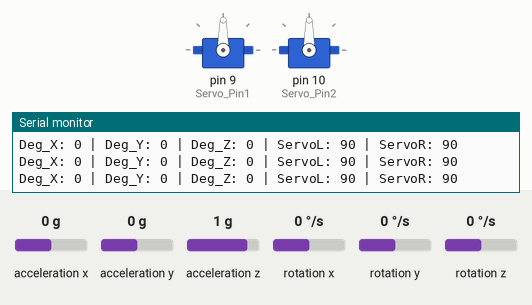
The sketch below on a simulated Arduino Uno, built with avr-gcc and run on an emulated ATmega328P. On the bench: 2 × servo, the last lines printed to the serial monitor. Inputs (shaded band) come from the test bench; at power-on: acceleration x 0 g, acceleration y 0 g, acceleration z 1 g, rotation x 0 °/s, rotation y 0 °/s, rotation z 0 °/s.

Above: at 1.2 s.
1.3 s: acceleration x set to -1.4 g
At 2.5 s:
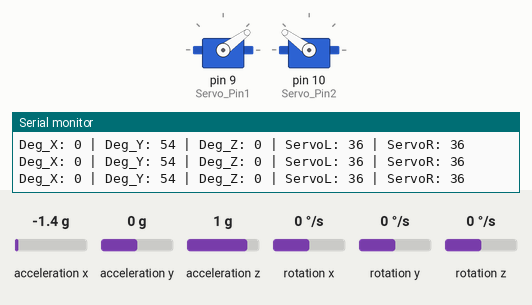
2.8 s: acceleration y set to -1.4 g
At 3.9 s:
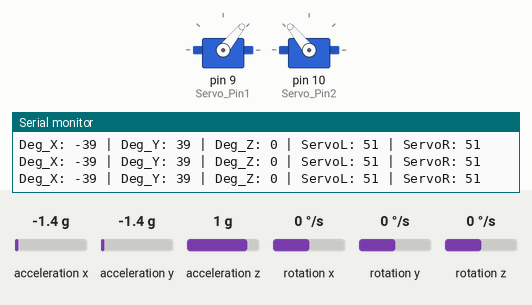
4.3 s: acceleration x set to 0.8 g
At 4.8 s:
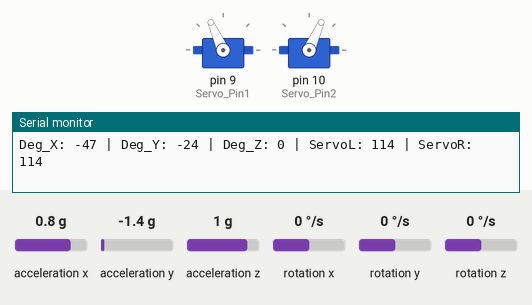
5.8 s: acceleration y set to 0 g
At 7.0 s:
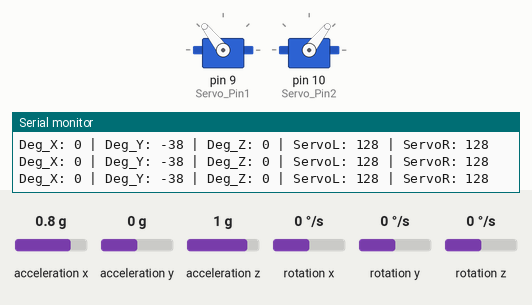
7.3 s: acceleration z set to 0 g
At 8.5 s:
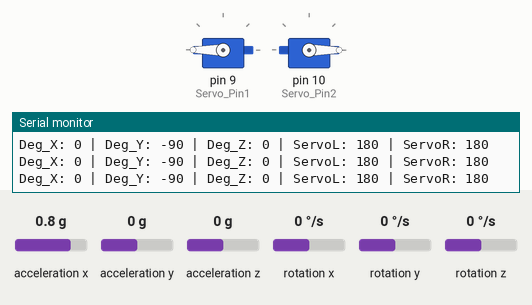
8.8 s: acceleration x set to -0.8 g
At 9.3 s:
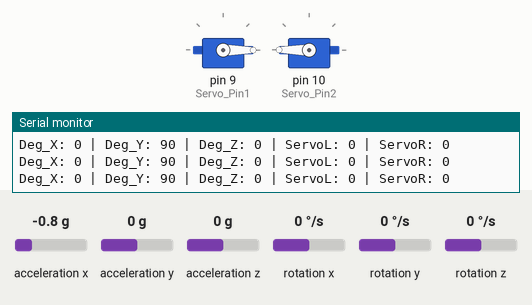
Timing chart, 0 to 11.3 s (numbered marks = the images above; inputs shaded):
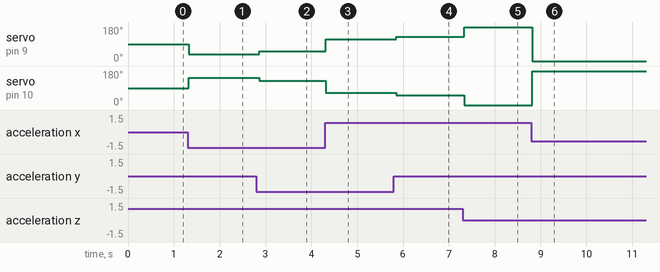

Measured:
- after the input at 1.3 s, servo on pin 9 (Servo_Pin1): 90° → 36° at once; servo on pin 10 (Servo_Pin2): 90° → 144° at once
- after the input at 2.8 s, servo on pin 9 (Servo_Pin1): 36° → 51° after 0.06 s; servo on pin 10 (Servo_Pin2): 144° → 129° after 0.06 s
- after the input at 4.3 s, servo on pin 9 (Servo_Pin1): 51° → 114° at once; servo on pin 10 (Servo_Pin2): 129° → 66° at once
- after the input at 5.8 s, servo on pin 9 (Servo_Pin1): 114° → 128° after 0.05 s; servo on pin 10 (Servo_Pin2): 66° → 52° after 0.05 s
- after the input at 7.3 s, servo on pin 9 (Servo_Pin1): 128° → 180° at once; servo on pin 10 (Servo_Pin2): 52° → 0° at once
- after the input at 8.8 s, servo on pin 9 (Servo_Pin1): 180° → 0° at once; servo on pin 10 (Servo_Pin2): 0° → 180° at once

The sketch:

projectservo.ino
```cpp
#include <Servo.h>
#include <MPU6050_tockn.h>
#include <Wire.h>

//MPU6050 객체 선언
MPU6050 mpu6050(Wire);

//SERVO 신호 선 설정 및 서보 객체 선언.
int Servo_Pin1 = 9;
int Servo_Pin2 = 10;

Servo Servo1;
Servo Servo2;

//X,Y,Z축 각도를 받아올 변수 선언
int Deg_X;
int Deg_Y;
int Deg_Z;

void setup() {
  //MPU사용 ON
  Serial.begin(9600);
  Wire.begin();
  mpu6050.begin();

  //서보모터 사용할 핀 연결
  Servo1.attach(Servo_Pin1);
  Servo2.attach(Servo_Pin2);

  // 서보모터 초기 각도 설정
  Servo1.write(90);
  Servo2.write(90);
  // put your setup code here, to run once:

}

void loop() {
  mpu6050.update();
  Deg_X = mpu6050.getAngleX();
  Deg_Y = mpu6050.getAngleY();
  Deg_Z = mpu6050.getAngleZ();

  Servo1.write(90-Deg_Y);
  Servo2.write(90+Deg_Y);
  //Servo3.write(90-Deg_Z);
  // put your main code here, to run repeatedly:
  Serial.print("Deg_X: "); Serial.print(Deg_X);
  Serial.print(" | Deg_Y: "); Serial.print(Deg_Y);
  Serial.print(" | Deg_Z: "); Serial.print(Deg_Z);
  Serial.print(" | ServoL: "); Serial.print(90-Deg_Y);
  Serial.print(" | ServoR: "); Serial.println(90-Deg_Y);

}
```
